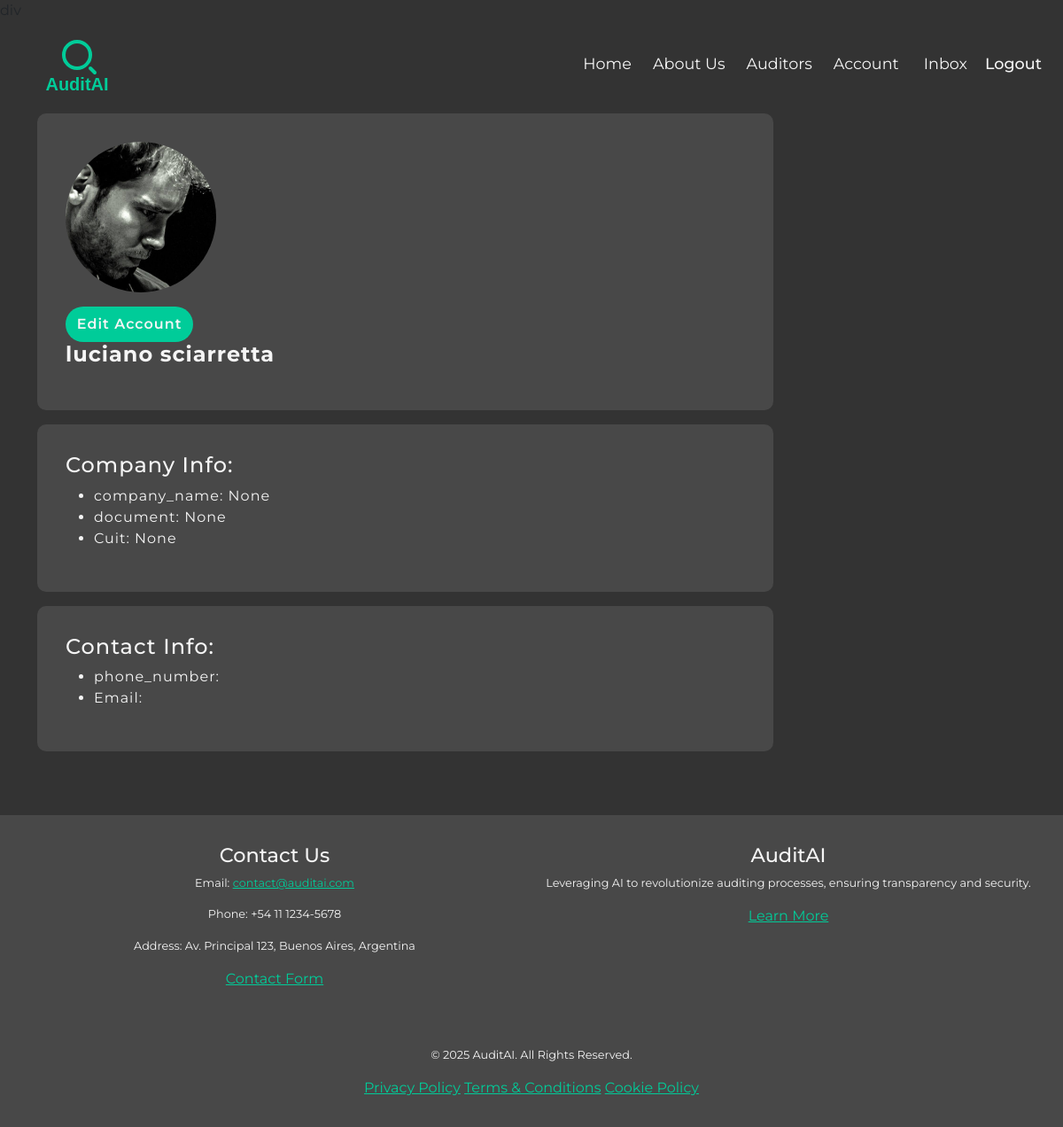
The page /clients/client-profile/1/ (signed in) on the database its author committed.
### clients/models.py (models this page shows, shortened)
class ClientProfile(models.Model):
    user = models.OneToOneField(CustomUser, on_delete=models.CASCADE)
    name = models.CharField(max_length= 200, blank= True,  null=True)
    surname = models.CharField(max_length= 200, blank= True,  null=True)
    country = models.ForeignKey('auditors.Country', on_delete=models.SET_NULL, null=True, blank=True)
    location = models.CharField(max_length=120, null=True, blank=True)
    company_name = models.CharField(max_length=200, blank= True,  null=True)
    phone_number = models.CharField(max_length=200, blank=True)
    company_email = models.CharField(max_length=200, blank=True, null=True)
    document = models.CharField(max_length=60, unique=True, blank=True, null=True)
    cuit = models.CharField(max_length=60, unique=True, blank=True, null=True)
    company_logo = models.ImageField(  upload_to='clients/profile_images', default= 'auditors/profile_images/default.png',  null=True, blank=True)
    created = models.DateTimeField(auto_now_add=True)

### clients/views/client_views.py (the view)
# urls.py: path('client-profile/<str:pk>/', client_views.client_profile, name='client-profile'),
def client_profile(request, pk):
    client = get_object_or_404(ClientProfile, pk=pk)
    context = {
       'client': client
    }
    return render(request, 'clients/client-profile.html', context)

### inbox/context_processors.py (called while the page is built)
def inbox_unread_count(request):
    if request.user.is_authenticated:
        count = Message.objects.filter(recipient = request.user, is_read = False).count()
    else:
        count = 0
    context = {'inbox_unread_count': count}
    return context

### clients/templates/clients/client-profile.html (shortened to what this page needs)
div{% extends 'base.html' %}
{% block content %}
{% include 'navbar.html' %}
<main class="main">
  <div class="container">
    <div class="row profile">
      <div class="col-md-9">
        <div class=" profile__main">
          <div class="profile__flex">
            <section class="profile__photo">
              <img src="{{client.company_logo.url}}" class="profile__photo-image" alt="Foto del cliente">
            </section>
            <div class="profile__edit">
              <a href="{%  url 'client-edit-account' client.id %}" class="btn">Edit Account</a>
            </div>
          </div>
          <div class="profile__description">
            <h4 class="profile__name"><strong>{{client.name}}</strong> <strong>{{client.surname}}</strong></h4>
          </div>
        </div>
        <div class="profile__about_me">
          <h4>Company Info:</h4>
          <ul>
            <li>company_name:  {{client.company_name}}</li>
            <li>document:  {{client.document}}</li>
            <li>Cuit:  {{client.cuit}}</li>
          </ul>
        </div>
        <div class="profile__education">
          <h4>Contact Info:</h4>
          <ul>
            <li>phone_number: {{client.phone_number}}</li>
            <li>Email: {{client.email}}</li>
        </ul>
        </div>
      </div>
    </div>
  </div>
</main>
{% endblock %}

### static/css/base/_variables.css (style rules this page uses)
:root { --soft-mint-green: #bef3e99f; --mint-green: #00CC99; --light-grey: #F5F5F5; --dark-grey: #333333; --medium-grey: #70707057; --soft-yellow: #FFD700; --light-blue: #3aadeb; --alert-success: rgba(137, 239, 214, 0.438); --alert-error: rgba(231, 72, 72, 0.888); }

### static/css/base/_main_styles.css (style rules this page uses)
* { box-sizing: border-box; margin: 0; padding: 0; }
html { font-size: 13px; }
body { background-color: var(--dark-grey); margin: 0; padding: 0; min-height: 100vh; display: flex; flex-direction: column; font-family: 'Montserrat', serif; }
.main { margin: 0.5rem; display: flex; flex-direction: column; justify-content: center; align-items: center; }

### static/css/components/_button.css (style rules this page uses)
.btn { padding: 0.5rem 0.8rem; background-color: var(--mint-green); color: var(--light-grey); border: none; border-radius: 999px; font-size: 1rem; font-weight: 600; cursor: pointer; transition: background-color 0.3s ease, transform 0.2s ease; text-align: center; display: inline-block; }

### home/static/home/css/_home.css (style rules this page uses)
@media (min-width: 992px) { html { font-size: 16px; } }

### auditors/static/auditors/css/auditor-profile.css (style rules this page uses)
.row { align-items: flex-start; }
.profile { color: var(--light-grey); }
.profile__main, .profile__education, .profile__licenses, .profile__about_me, .profile__iso_standars, .profile__reviews, .profile__vote { padding: 2rem; background-color: var(--medium-grey); border-radius: 10px; margin-bottom: 1rem; letter-spacing: 1px; }
.profile__photo { display: flex; justify-content: flex-start; align-items: center; width: 170px; height: 170px; margin-bottom: 1rem; }
.profile__name { margin-bottom: 1rem; }
.profile__photo-image { width: 100%; height: 100%; max-height: 170px; max-width: 170px; border-radius: 50%; object-fit: cover; }

### rows shown on the page
ClientProfile: company_logo (picture), name "luciano", surname "sciarretta", company_name "None", document "None", cuit "None"
